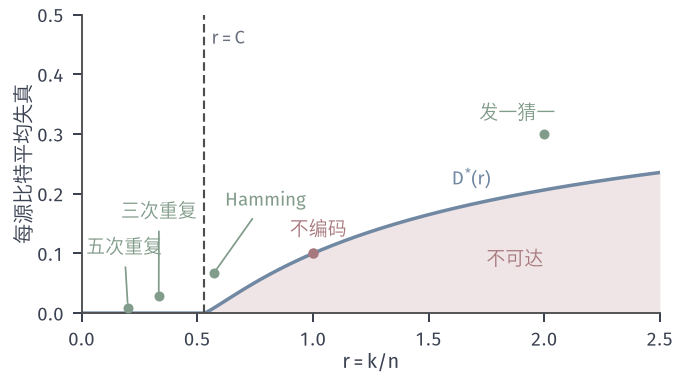

Write Python code to recreate this figure.
from pathlib import Path
import sys
HERE = Path(__file__).resolve().parent
sys.path.insert(0, str(HERE.parent/"ccode-common"))
from ccode_fig import *
# Uniform binary source, Hamming distortion, over BSC(0.1). R(D) = 1 - h2(D) on [0, 1/2], C = 1 - h2(0.1).
# Blue: the smallest asymptotically attainable distortion D*(r) solving r R(D) = C (D* = 0 for r <= C);
#       the region below it (red fill) is excluded by the converse r R(D) <= C.
# Green points (exact): repetition 3 and 5 per bit, [7,4,3] Hamming per-bit error, and "send one bit of two, guess
# the other" at r = 2.  Red point: uncoded transmission r = 1, D = 0.1, which already lies on the curve.
C = float(1-h2(P))
rs = np.linspace(0, 2.5, 500)
Ds = np.array([0.0 if r <= C else h2inv(1-C/r) for r in rs])
fig, ax = figure(width_mm=96, height_mm=54)
panel(fig, left=.12, right=.97, top=.96, bottom=.18)
ax.fill_between(rs, 0, Ds, color=RED_FILL, lw=0)
ax.plot(rs, Ds, color=BLUE, lw=1.4)
pts = [(1/5, tail(5, 2, P)), (1/3, tail(3, 1, P)), (4/7, ham_ber(P)), (2.0, (P+.5)/2)]
for x, y in pts:
    ax.plot([x], [y], 'o', ms=4, color=GREEN, mew=0, zorder=5)
dot(ax, 1.0, P)
for (x, y), s, xt in zip(pts[:3], ['五次重复', '三次重复', 'Hamming'], [(.02, .10), (.17, .16), (.62, .18)]):
    ax.annotate(s, xy=(x, y), xytext=xt, fontsize=7.5, color=GREEN, arrowprops=dict(arrowstyle='-', color=GREEN, lw=.7))
lab(ax, 1.72, .325, '发一猜一', GREEN)
lab(ax, .9, .13, '不编码', RED)
lab(ax, 1.6, .215, r'$D^{*}(r)$', BLUE); lab(ax, 1.75, .08, '不可达', RED)
ax.axvline(C, color=STROKE, lw=.85, ls=DASH); lab(ax, C+.03, .45, r'$r=C$', MUTED)
ax.set_xlim(0, 2.5); ax.set_ylim(0, .5)
ax.set_xlabel(r'$r=k/n$', labelpad=1); ax.set_ylabel('每源比特平均失真', labelpad=1)
save(fig, HERE, 'figure', {'C': C, 'points': [(float(x), float(y)) for x, y in pts], 'Dstar_r2': h2inv(1-C/2),
     'Dstar_r4/7': h2inv(1-C/(4/7))})
